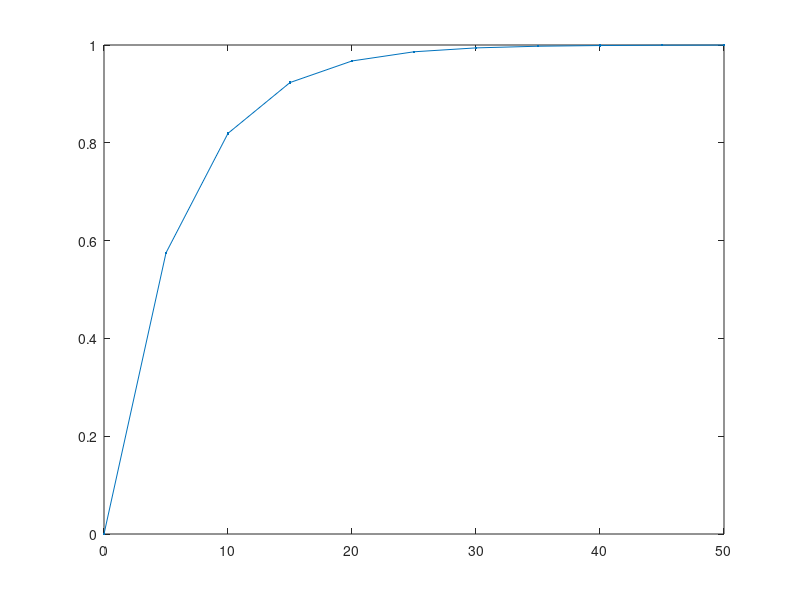

MATLAB code for this plot: (Note: this script raises an error after producing the figure.)
function DryingSimIR2022
%%
LengthDryer = 2.0;
p0 = 2.4*39e3/LengthDryer;
PostDryer = 0.02;
fig_out = 1;

%%
% mind the v_air -> maibe cancel front to back
% T pressambient
% T ambient
% air dryer
% reduing blanket temperature and hence evaporation rate
% evaporative cooling
% measure the cooling time constant of the blanket
% blanket h graph
% extend the thickness when dry
%%
% Absorbed Energy/Input Energy = 1 - exp( - Alpha*Percent Filling*Depth)
% Alpha=0.276 1/(%*u)
% Percent Filling=7% or 20%
% Depth = x
% X = Humidity_Ratio_PG: has temperature limitation
%%
tic;

%% Dryer Length


Width = 1;% m

% Power_Precentage = 100;%
%%
PercentFilling = 62;%%[7 20 500]

ReleaseThickness = 20;%um[50 5]
ReleaseLayersNumber = 1;%[2]
AbsorbingLayerThickness = 50;%um[150 50]
AbsorbingLayersNumber = 10;%[3 1]%50;
AboveFabricLayerThickness = 200;%[150]
AboveFabricLayersNumber = 1;
FabricLayerThickness = 150;%[100]
FabricLayersNumber = 1;
GripLayerThickness = 100;%[100]
GripLayersNumber = 1;

% p0 = 200e3;%kW/m2[200e3]
% LengthDryer = 1.045;%0.250*8;%

% p0 = 39e3 * Power_Precentage/100 /(0.5*Width)*2.6;%1.45;% [2/0.5 of m/m]3.250
%%
Te = 0.60;
%Rw = 0.15;
%Ew = 1 - Rw;
% A7p5um = 0.065/5 * 7.5;
% Ei = Ee * Ew * A7p5um;
% E_ti = 1 - A7p5um;
Rr = 0.05;
Tr = 1 - Rr;
% Eb_ti = Ee * Ew * E_ti;
Tb_tr = Te * Tr;

% Pi = Ei * P0;
Pi = 0;%
% Pb_ti = Eb_ti * P0;
pb_tr = Tb_tr * p0;


%%


% AreaCoverage_0 = 10;


AreaCoverage_PB(1) = 0;
AreaCoverage_PB(2) = 100;
AreaCoverage_PB(3) = 0;
AreaCoverage_PB(4) = 0;%100;%[0 100]
AreaCoverage_PB(5) = 50;%[50 50]
AreaCoverage_PB(6) = 0;%50;%[100 100]
AreaCoverage_PB(7) = 0;


TotalCoverage = sum(AreaCoverage_PB);

% Test_Time = (1.122+1.878)/Print_Speed;%10; % sec 1:0.2455, 2:

%% Test Matrix
TestNumber = fig_out;%604;
FigureNumber = TestNumber;
NumberOfIPUs = 7;
T_AirDryer = 300;%1200;%2150;%270;%
% ExtraDryerLength = 0.0;%1.80;%1.05;%2.05;%
% LengthDryer = 0.250*8+ExtraDryerLength;
T_IPU_All = 100;%70;%90;%165;%133;%200;%
T_Blanket0 = 68;%70;%80;%
Print_Speed_SPH = 6500;%13000;%10000;%
%%
% PercentFilling=7;%%[7,20]100500
% ReleaseThickness = 50;%um[50]
%%

% ReleaseThickness = 50;%um[50]

dzRelease = ReleaseThickness/ReleaseLayersNumber;
dzAbsorbing = AbsorbingLayerThickness/AbsorbingLayersNumber;
dzAboveFabric = AboveFabricLayerThickness/AboveFabricLayersNumber;
dzFabricLayer = FabricLayerThickness/FabricLayersNumber;
dzGripLayers = GripLayerThickness/GripLayersNumber;
%%
% CalculationLayerThickness_um = 50;%um[50,10]
% LayerThickness = CalculationLayerThickness_um*1e-6;
% dz0 = LayerThickness;%500e-6; %m
% z = (ReleaseThickness+AbsorbingLayerThickness+AboveFabricLayerThickness+...
%     FabricLayerThickness+GripLayerThickness)*1e-6;%500e-6;%1500e-6;%5000e-6; %m
% nz0 = int32(z/dz0); %ul

dz = [dzRelease*ones(ReleaseLayersNumber,1) ; ...
    dzAbsorbing*ones(AbsorbingLayersNumber,1) ; ...
    dzAboveFabric*ones(AboveFabricLayersNumber,1) ; ...
    dzFabricLayer*ones(FabricLayersNumber,1) ; ...
    dzGripLayers*ones(GripLayersNumber,1)]*1e-6;%dz0*ones(nz0,1); %m

Print_Speed = 1.7/6500*Print_Speed_SPH;
PostDryerLength = PostDryer;%0.375;%0;%0.9;%
Length = 0.375*NumberOfIPUs+LengthDryer+PostDryerLength;%-ExtraDryerLength+0.9;%0.375*4+LengthAirDryer+0.1;%Print_Speed * Test_Time; % m
if NumberOfIPUs == 4
    Length = Length + 0.125 + 1;%-ExtraDryerLength;
end


for idx = 1:7
PB_Start(idx) = (0.375*(idx-1)+0.2+0.175/2)/Length;
end

T_IR = 120;%25;% [120];
h_air_IR = 50;%
% q_radiation_Blanket = Pb_ti;%
q_radiation_Blanket = pb_tr;%
Q_radiation_Ink = Pi;%


% TestTitle = '10k 7C 250%:  ';


for idx=1:7
T_IPU (idx) = T_IPU_All;
end

h_IPU = 200;



for idx=1:7
    AirIPU_Start(idx) = (0.375*(idx-1)+0.2)/Length;
    AirIPU_end(idx) = (0.375*(idx-1)+0.2)/Length;
end



h_AirDryer = 200;

AirDryer_Start = 0.375*NumberOfIPUs/Length;
AirDryer_end = (0.375*NumberOfIPUs+LengthDryer)/Length*0;

Length_IR_Dryer = LengthDryer;
Radiation_start = 0.375*NumberOfIPUs/Length;
Radiation_end = (0.375*NumberOfIPUs+Length_IR_Dryer)/Length;
Rad_Ratio = 3/4;
Rad_Number = 1;
Rad_Length = Length_IR_Dryer*Rad_Ratio/Rad_Number;
IR_EffectiveLength = Rad_Ratio;
%%
% AirIPU_Start = (404+1200)/(1122+1878);
% %% 1 2 3 4
% N_IPU = 1;
% AirIPU_end = (404+1200+N_IPU*93-1)/(1122+1878);
% h_IPU = 100;%
% T_IPU = 150;

% LayerNumber = 2:(2+4);%2:(2+0);%8:(8+0);%2:(2+24);%8:(8+24);%
% LayerThickness = 50e-6;%20e-6;%
%%
% AbsorptionLayerStart = ReleaseThickness;%50;%um[50,20]
% AbsorptionLayerEnd = AbsorptionLayerStart + AbsorptionLayerThickness;%um
% NumberOfAbsorptionLayers = AbsorbingLayersNumber;%#
IndexOfFirstAbsorptionLayer = ReleaseLayersNumber + 1;%#
Alpha=0.276;%1/(%*u)[0.276]
for j=1:AbsorbingLayersNumber+1
    AbsorptionDepth = (j-1) * dzAbsorbing;%um
    AbsorbedEnergyDevidedByInputEnergy(j) = 1 - exp(-Alpha*PercentFilling/100*AbsorptionDepth);%%
end
AbsorptionPerLayer = diff(AbsorbedEnergyDevidedByInputEnergy);%%
LayerNumber = IndexOfFirstAbsorptionLayer:(IndexOfFirstAbsorptionLayer+AbsorbingLayersNumber-1);%
q_radiation_Layer = q_radiation_Blanket*AbsorptionPerLayer;
% figure(468);plot(LayerNumber,AbsorptionPerLayer,'.-');
figure(468);plot(linspace(0,AbsorbingLayerThickness,length(AbsorbedEnergyDevidedByInputEnergy)),AbsorbedEnergyDevidedByInputEnergy,'.-');

%%

HelpLayer = 10e-6;

%% 0.2 0.28 0.56

%%

% Test_Time = 1.122/Print_Speed;%10; % sec 1:0.2455, 2:
% Length_IR_Dryer = Length*(Radiation_end-Radiation_start);



%% Other Dryer Setup

%% 0 1.5
v_air = 0;%-Print_Speed;%1.5;%0;%1.5; % m/s

RH_ambient = 50; % %

T_Room_ambient = 25; % %

T_Press_Ambient = 45;%25;% [45];

h_air = 50;%[50];%50;%20;%0;%50;%50;%200;% [100]

%% 150 180 280 45
% T_air_Hot = 45;%T_ambient;%270;%25;%120;%100;%25;%250;%200;%40;%

%%

Tback = 60;%T_Blanket0+5;%T_Blanket0+15;%45;%T_Blanket0;

hback = 50;%50000;%

T_ink0 = 30;%85;%75;% C

Mw_water = 18.01528;

Mw_PG = 76.09;

L_Water = 2257e3;

L_PG = 914e3;

%% Print Setup

DropVolume = 6.25;%8.0;%11.0;%7.63;%7.04;%6.3;% % pL [6.3]

SolidsPercentages = 17;%25.8;%10.1;%27.8;%28.0;%99.9999;%99.9;%28;%10;%30;%99.9;%28;%10;%30;% % % [17]

PGPercentages = 16;%8;%35;%4.5;%15.6;%0;%0;%4.5;%35;%0;%15;%0;%4.5;%35;%0;%0;%15;% % % [16]

WaterPercentages = 100 - SolidsPercentages - PGPercentages; % %

ResolutionX = 600;%600;% dpi [600]

ResolutionY = 1200; % dpi [1200]

% dt = 1e-3; % sec

%% Blanket Setup

dlmax = 10e-3; %m

k0 = 0.2; %W/m-K
ro0 = 1100; %kg/m3
Cp0 = 1500; %J/kg-K

k_Solids = k0;
ro_Solids = ro0;
Cp_Solids = Cp0;

k_Water = 0.609;
ro_Water = 1000;
Cp_Water = 4184;

k_PG = 0.147;
ro_PG = 1040;
Cp_PG = 2500;

nz = length(dz); %ul

T_Blanket = T_Blanket0*ones(nz,1); %C

k = k0*ones(nz,1); %W/m-K
ro = ro0*ones(nz,1); %kg/m3
Cp = Cp0*ones(nz,1); %J/kg-K

Ch = ro.*Cp.*dz; %J/m2-K (Capacitance per unit area)
ih = dz./k; %(m2-K)/W


% W_Ink_0 = (DropVolume*1e-15)/((0.0254/ResolutionX)*(0.0254/ResolutionY))*(AreaCoverage/100);

time = Length / Print_Speed; % s


% dz_Ink_min = (DropVolume*1e-15)/((0.0254/ResolutionX)*(0.0254/ResolutionY))*(AreaCoverage/100)*(SolidsPercentages/100);
% k_Ink_ofMin = k_PG;
% ih_Ink_min = dz_Ink_min/k_Ink_ofMin;

tauu = Ch(2:nz)  .*(ih(2:nz)/2+ih(1:nz-1)/2); %s
taud = Ch(1:nz-1).*(ih(2:nz)/2+ih(1:nz-1)/2); %s

Nyquist = 2;
%%
%%%%%%%%%%%%%%%%%%%%%%%%%%%%%%%%%%%%%%%%%%%%%%%%%%%%%%%%%%%%%%%%%%%%%%%%%%%%%
% tau1min = Ch(1)*(ih(1)/2+ih_Ink_min/2); %s
% taunzmin = Ch(nz)*(ih(nz)/2+1/hback); %s
% ChInkmin = ro.*Cp.*dz_Ink_min;
% tauInkmin1 = ChInkmin*(ih(1)/2+ih_Ink_min/2); %s
% tauInkmin2 = ChInkmin*(1/h_air+ih_Ink_min/2); %s
% dtmin = min([tauInkmin1 ; tauInkmin2 ; tauu ; taud ; tau1min ; taunzmin]); %s
% dt = dtmin/(Nyquist*(1+10*eps)); %s
% dl = dt * Print_Speed; %m
% Nindlmax = ceil(dlmax/dl);
% dl = dlmax / Nindlmax;
% dt = dl / Print_Speed;
% au = dt./tauu; %ul
% ad = dt./taud; %ul
% anz = dt/taunzmin; %ul
%%%%%%%%%%%%%%%%%%%%%%%%%%%%%%%%%%%%%%%%%%%%%%%%%%%%%%%%%%%%%%%%%%%%%%%%%%%%%
% N_time = int32(time / dt);
%% Analysis

% W_Solids = ones(N_time+1,1)*(DropVolume*1e-15)/((0.0254/ResolutionX)*(0.0254/ResolutionY))*(AreaCoverage/100)*(SolidsPercentages/100);
% W_PG = zeros(N_time+1,1);
% W_Water = zeros(N_time+1,1);
% T_Ink = zeros(N_time+1,1);
% E_L = zeros(N_time+1,1);

% W_Solids(1) = (DropVolume*1e-15)/((0.0254/ResolutionX)*(0.0254/ResolutionY))*(AreaCoverage/100)*(SolidsPercentages/100);
% W_PG(1) = (DropVolume*1e-15)/((0.0254/ResolutionX)*(0.0254/ResolutionY))*(AreaCoverage/100)*(PGPercentages/100); % m
% W_Water(1) = (DropVolume*1e-15)/((0.0254/ResolutionX)*(0.0254/ResolutionY))*(AreaCoverage/100)*(WaterPercentages/100); % m
W_Solids_100 = (DropVolume*1e-15)/((0.0254/ResolutionX)*(0.0254/ResolutionY))*(SolidsPercentages/100);
W_PG_100 = (DropVolume*1e-15)/((0.0254/ResolutionX)*(0.0254/ResolutionY))*(PGPercentages/100); % m
W_Water_100 = (DropVolume*1e-15)/((0.0254/ResolutionX)*(0.0254/ResolutionY))*(WaterPercentages/100); % m

W_Solids(1) = HelpLayer;%W_Solids_100*(AreaCoverage_0/100);
W_PG(1) = 0;%W_PG_100*(AreaCoverage_0/100); % m
W_Water(1) = 0;%W_Water_100*(AreaCoverage_0/100); % m
T_Ink(1) = T_Blanket0;%T_ink0;%


for idx=1:7
W_PB(idx).Solids  = W_Solids_100*(AreaCoverage_PB(idx)/100);
W_PB(idx).PG = W_PG_100*(AreaCoverage_PB(idx)/100);
W_PB(idx).Water = W_Water_100*(AreaCoverage_PB(idx)/100);
end



% T_Boil_initial = T_Boil((PGPercentages/Mw_PG)/(PGPercentages/Mw_PG+WaterPercentages/Mw_water+eps))

X_air = Humidity_Ratio_Water(T_Room_ambient,RH_ambient); % kg/kg

Q_From_Dryer = 0;

han = waitbar(0,'0.00%','Name','Drying...  :-)');

timePass(1)=0;
% dt=dt0;
% while i<=N_time+1
i=2;
for idx = 1:7
    PB_Ready(idx) = true;
end
DemiLayer=true;

z_Wet_Initial = W_PG(1)+W_Water(1);

for idx=1:7
    z_Wet_Initial = z_Wet_Initial + W_PB(idx).PG + W_PB(idx).Water;
end

firstTimeInDryer = true;
%IRDryerON = false;

%T_Blanket_AirDryer_vector=[];
%q_Blanket_IRDryer = 0;



DoMagic(timePass, i, time, PB_Start ,W_Solids, W_PG, W_Water, k_Solids, k_PG, k_Water, Ch, ih, nz, hback, ro, Cp, h_air, tauu, taud, Nyquist, Print_Speed, dlmax, han, T_Ink, PGPercentages, WaterPercentages, v_air, X_air, Mw_PG, Mw_water, T_Blanket, Tback, Radiation_start, AirIPU_Start, AirIPU_end, h_IPU, T_IPU, ro_Solids, ro_PG, ro_Water, Cp_Solids, Cp_PG, Cp_Water, L_Water, L_PG, Q_From_Dryer, Width, AirDryer_Start, T_Press_Ambient, PB_Ready, AreaCoverage_PB, DemiLayer, W_PB, Radiation_end, firstTimeInDryer, LayerNumber, IndexOfFirstAbsorptionLayer, q_radiation_Layer, dzAbsorbing, h_air_IR, T_IR, AirDryer_end, Length, dz, FigureNumber, z_Wet_Initial, TotalCoverage, q_radiation_Blanket, AbsorbedEnergyDevidedByInputEnergy, IR_EffectiveLength, Length_IR_Dryer, LengthDryer, p0, TestNumber, T_ink0)

end

function DoMagic(timePass, i, time, PB_Start ,W_Solids, W_PG, W_Water, k_Solids, k_PG, k_Water, Ch, ih, nz, hback, ro, Cp, h_air, tauu, taud, Nyquist, Print_Speed, dlmax, han, T_Ink, PGPercentages, WaterPercentages, v_air, X_air, Mw_PG, Mw_water, T_Blanket, Tback, Radiation_start, AirIPU_Start, AirIPU_end, h_IPU, T_IPU, ro_Solids, ro_PG, ro_Water, Cp_Solids, Cp_PG, Cp_Water, L_Water, L_PG, Q_From_Dryer, Width, AirDryer_Start, T_Press_Ambient, PB_Ready, AreaCoverage_PB, DemiLayer, W_PB, Radiation_end, firstTimeInDryer, LayerNumber, IndexOfFirstAbsorptionLayer, q_radiation_Layer, dzAbsorbing, h_air_IR, T_IR, AirDryer_end, Length, dz, FigureNumber, z_Wet_Initial, TotalCoverage, q_radiation_Blanket, AbsorbedEnergyDevidedByInputEnergy, IR_EffectiveLength, Length_IR_Dryer, LengthDryer, p0, TestNumber, T_ink0)
T_Blanket_IRDryer_vector=[];
q_Blanket_AirDryer = 0;
T_InkPB(1) = T_ink0;
T_InkPB(2) = T_ink0;
T_InkPB(3) = T_ink0;
T_InkPB(4) = T_ink0;
T_InkPB(5) = T_ink0;
T_InkPB(6) = T_ink0;
T_InkPB(7) = T_ink0;

while timePass(i-1)<=time
    
    if timePass(i-1)>=PB_Start(1)*time && PB_Ready(1) && AreaCoverage_PB(1)>0
        [dz_Ink, T_Ink, W_Solids, W_PG, W_Water, DemiLayer, PB_Ready] = SetValues(1, i, DemiLayer, W_Solids, W_PG, W_Water, T_Ink, T_InkPB, W_PB, dz_Ink, PB_Ready, ro_Solids, Cp_Solids, ro_PG, Cp_PG, ro_Water, Cp_Water);
    elseif timePass(i-1)>=PB_Start(2)*time && PB_Ready(2) && AreaCoverage_PB(2)>0
        [dz_Ink, T_Ink, W_Solids, W_PG, W_Water, DemiLayer, PB_Ready] = SetValues(2, i, DemiLayer, W_Solids, W_PG, W_Water, T_Ink, T_InkPB, W_PB, dz_Ink, PB_Ready, ro_Solids, Cp_Solids, ro_PG, Cp_PG, ro_Water, Cp_Water);
    elseif timePass(i-1)>=PB_Start(3)*time && PB_Ready(3) && AreaCoverage_PB(3)>0
        [dz_Ink, T_Ink, W_Solids, W_PG, W_Water, DemiLayer, PB_Ready] = SetValues(3, i, DemiLayer, W_Solids, W_PG, W_Water, T_Ink, T_InkPB, W_PB, dz_Ink, PB_Ready, ro_Solids, Cp_Solids, ro_PG, Cp_PG, ro_Water, Cp_Water);
    elseif timePass(i-1)>=PB_Start(4)*time && PB_Ready(4) && AreaCoverage_PB(4)>0
        [dz_Ink, T_Ink, W_Solids, W_PG, W_Water, DemiLayer, PB_Ready] = SetValues(4, i, DemiLayer, W_Solids, W_PG, W_Water, T_Ink, T_InkPB, W_PB, dz_Ink, PB_Ready, ro_Solids, Cp_Solids, ro_PG, Cp_PG, ro_Water, Cp_Water);
    elseif timePass(i-1)>=PB_Start(5)*time && PB_Ready(5) && AreaCoverage_PB(5)>0
        [dz_Ink, T_Ink, W_Solids, W_PG, W_Water, DemiLayer, PB_Ready] = SetValues(5, i, DemiLayer, W_Solids, W_PG, W_Water, T_Ink, T_InkPB, W_PB, dz_Ink, PB_Ready, ro_Solids, Cp_Solids, ro_PG, Cp_PG, ro_Water, Cp_Water);
    elseif timePass(i-1)>=PB_Start(6)*time && PB_Ready(6) && AreaCoverage_PB(6)>0
        [dz_Ink, T_Ink, W_Solids, W_PG, W_Water, DemiLayer, PB_Ready] = SetValues(6, i, DemiLayer, W_Solids, W_PG, W_Water, T_Ink, T_InkPB, W_PB, dz_Ink, PB_Ready, ro_Solids, Cp_Solids, ro_PG, Cp_PG, ro_Water, Cp_Water);
    elseif timePass(i-1)>=PB_Start(7)*time && PB_Ready(7) && AreaCoverage_PB(7)>0
        [dz_Ink, T_Ink, W_Solids, W_PG, W_Water, DemiLayer, PB_Ready] = SetValues(7, i, DemiLayer, W_Solids, W_PG, W_Water, T_Ink, T_InkPB, W_PB, dz_Ink, PB_Ready, ro_Solids, Cp_Solids, ro_PG, Cp_PG, ro_Water, Cp_Water);
    end
        
    
    dz_Ink = (W_Solids(i-1)+W_PG(i-1)+W_Water(i-1));
    k_Ink = (W_Solids(i-1)*k_Solids+W_PG(i-1)*k_PG+W_Water(i-1)*k_Water)/dz_Ink;
    ih_Ink = dz_Ink/k_Ink;
    
    tau1min = Ch(1)*(ih(1)/2+ih_Ink/2); %s
    taunzmin = Ch(nz)*(ih(nz)/2+1/hback); %s
    ChInkmin = ro.*Cp.*dz_Ink;
    tauInkmin1 = ChInkmin*(ih(1)/2+ih_Ink/2); %s
    tauInkmin2 = ChInkmin*(1/h_air+ih_Ink/2); %s
    dtmin = min([tauInkmin1 ; tauInkmin2 ; tauu ; taud ; tau1min ; taunzmin]); %s
    
    dt = dtmin/(Nyquist*(1+10*eps)); %s
    dl = dt * Print_Speed; %m
    Nindlmax = ceil(dlmax/dl);
    dl = dlmax / Nindlmax;
    dt = dl / Print_Speed;
    
    au = dt./tauu; %ul
    ad = dt./taud; %ul
    anz = dt/taunzmin; %ul
%     
    timePass(i)=timePass(i-1)+dt;
    
% for i=2:N_time+1
    
%     ratio = double(i)/double(N_time);
    ratio = timePass(i-1)/time;
    
    if mod(ratio*1000,1)/10<0.1
        
        waitbar(ratio,han,[num2str(ratio*100,'%1.1f') '%']);
        
    end
%     s3=size(T_Ink(i-1))
    Xs_PG = Humidity_Ratio_PG(T_Ink(i-1),100,PGPercentages/(PGPercentages+WaterPercentages+eps));
    
    kgp = ( 25 + 19 * (v_air+Print_Speed)) / 3600; % kg/m^2-s
    
    mdot = kgp * ( Xs_PG - X_air ); % kg/m^2-s
    
    T_Boil_out = T_Boil((PGPercentages/Mw_PG)/(PGPercentages/Mw_PG+WaterPercentages/Mw_water+eps));
    
    VaporRatio_out = VaporRatio(T_Boil_out);
    
    mdot_PG = mdot*VaporRatio_out; % kg/m^2-s
    
    mdot_water = mdot*(1-VaporRatio_out); % kg/m^2-s
    
    if W_Water(i-1)>0
        
        W_Water(i) = W_Water(i-1) - mdot_water / ro_Water * dt; % m
        
        if W_Water(i) < 0
            
            W_Water(i) = 0;
            
        end
        
    else
        
        W_Water(i) = 0;
        
    end
    
    if W_PG(i-1)>0
        
        W_PG(i) = W_PG(i-1) - mdot_PG / ro_PG * dt; % m
        
        if W_PG(i) < 0
            
            W_PG(i) = 0;
            
        end
        
    else
        
        W_PG(i) = 0;
        
    end
    
    W_Solids(i) = W_Solids(i-1);
    
    
    PGPercentages = W_PG(i)/(W_PG(i)+W_Water(i)+W_Solids(i));
    
    WaterPercentages = W_Water(i)/(W_PG(i)+W_Water(i)+W_Solids(i));
    
    
    tau1 = Ch(1).*(ih(1)/2+ih_Ink/2); %s
    a1 = dt./tau1; %ul
    dT_Blanket = diff(T_Blanket(:,i-1));
    T_Blanket(:,i) = T_Blanket(:,i-1) + [a1.*(T_Ink(i-1)-T_Blanket(1,i-1)) ; -au.*dT_Blanket] + [ad.*dT_Blanket ; anz*(Tback-T_Blanket(nz,i-1))];
    %     T_Blanket(LayerNumber,i) = T_Blanket(LayerNumber,i) + Q_radiation/(Length*Width)*dt/(ro(LayerNumber).*Cp(LayerNumber).*dz(LayerNumber));
    ih_up = 1/h_air;
%     i>=round(Radiation_start*N_time) && i<round(Radiation_end*N_time)
    if timePass(i)>=(Radiation_start*time) && timePass(i)<(Radiation_end*time)
        if firstTimeInDryer
            DryerStartIndex = i;
            firstTimeInDryer = false;
        end
%         Rad_Length = Length_IR_Dryer*Rad_Ratio/Rad_Number
        T_Blanket(LayerNumber,i) = T_Blanket(LayerNumber,i) + (q_radiation_Layer(LayerNumber-IndexOfFirstAbsorptionLayer+1)*dt/(ro(1).*Cp(1).*dzAbsorbing*1e-6))';
%         T_Ink(i) = T_Ink(i) + (Q_radiation_Ink)/(Length_IR_Dryer*Width)*dt/(ro_Ink.*Cp_Ink.*dz_Ink);
        ih_up = 1/h_air_IR;
        T_air_Hot = T_IR;
        T_Blanket_IRDryer_vector = [T_Blanket_IRDryer_vector T_Blanket(1,i)];
        T_Blanket_IRDryer_mean = mean(T_Blanket_IRDryer_vector);
        q_Blanket_IRDryer = 1/ih_up*(T_air_Hot-T_Blanket_IRDryer_mean);
        IRDryerON = true;
    elseif timePass(i)>=(AirIPU_Start(1)*time) && timePass(i)<(AirIPU_end(1)*time)
        ih_up = 1/h_IPU;
        T_air_Hot = T_IPU(1);
    elseif timePass(i)>=(AirIPU_Start(2)*time) && timePass(i)<(AirIPU_end(2)*time)
        ih_up = 1/h_IPU;
        T_air_Hot = T_IPU(2);
    elseif timePass(i)>=(AirIPU_Start(3)*time) && timePass(i)<(AirIPU_end(3)*time)
        ih_up = 1/h_IPU;
        T_air_Hot = T_IPU(3);
    elseif timePass(i)>=(AirIPU_Start(4)*time) && timePass(i)<(AirIPU_end(4)*time)
        ih_up = 1/h_IPU;
        T_air_Hot = T_IPU(4);
    elseif timePass(i)>=(AirIPU_Start(5)*time) && timePass(i)<(AirIPU_end(5)*time)
        ih_up = 1/h_IPU;
        T_air_Hot = T_IPU(5);
    elseif timePass(i)>=(AirIPU_Start(6)*time) && timePass(i)<(AirIPU_end(6)*time)
        ih_up = 1/h_IPU;
        T_air_Hot = T_IPU(6);
    elseif timePass(i)>=(AirIPU_Start(7)*time) && timePass(i)<(AirIPU_end(7)*time)
        ih_up = 1/h_IPU;
        T_air_Hot = T_IPU(7);
    elseif timePass(i)>=(AirDryer_Start*time) && timePass(i)<(AirDryer_end*time)
        if firstTimeInDryer
            DryerStartIndex = i;
            firstTimeInDryer = false;
        end
        ih_up = 1/h_AirDryer;
        T_air_Hot = T_AirDryer;
        T_Blanket_AirDryer_vector = [T_Blanket_AirDryer_vector T_Blanket(1,i)];
        T_Blanket_AirDryer_mean = mean(T_Blanket_AirDryer_vector);
        q_Blanket_AirDryer = 1/ih_up*(T_air_Hot-T_Blanket_AirDryer_mean);
    else
        T_air_Hot = T_Press_Ambient;
    end
    
    ro_Ink = (W_Solids(i-1)*ro_Solids+W_PG(i-1)*ro_PG+W_Water(i-1)*ro_Water)/dz_Ink;
    Cp_Ink = (W_Solids(i-1)*Cp_Solids+W_PG(i-1)*Cp_PG+W_Water(i-1)*Cp_Water)/dz_Ink;
    Ch_Ink = ro_Ink.*Cp_Ink.*dz_Ink;
    tau_Ink = Ch_Ink.*(ih(1)/2+ih_Ink/2);
    a_Ink = dt./tau_Ink; %ul
%     ih_up = 1/h_air;
    %         if i>=round(Air_Start*N_time) && i<round(Air_end*N_time)
    %     ih_up = 1/h_IPU;
    %     T_air_Hot = T_IPU;
    %         else
    %     T_air_Hot = T_Press_Ambient;
    %     end;
    
    %     ih_up
    %     ih_Ink
    tau_Ink_up = Ch_Ink.*(ih_up+ih_Ink/2); %s
    a_Ink_up = dt./tau_Ink_up; %ul
    
    T_Ink(i) = T_Ink(i-1) + a_Ink.*(T_Blanket(1,i-1)-T_Ink(i-1))...
        - (W_Water(i-1)-W_Water(i))*L_Water/Cp_Ink/dz_Ink...
        - (W_PG(i-1)-W_PG(i))*L_PG/Cp_Ink/dz_Ink + a_Ink_up*(T_air_Hot-T_Ink(i-1));
    
    q_L (i) = (W_Water(i-1)-W_Water(i))*ro_Water*L_Water...
        + (W_PG(i-1)-W_PG(i))*ro_PG*L_PG;
    
    Q_From_Dryer = Q_From_Dryer + h_air * (T_air_Hot-T_Ink(i-1)) * Width * Print_Speed * dt;
i=i+1;
end

delete(han);

if DemiLayer
W_Solids = W_Solids - W_Solids(1);
end

% Q_L = ((W_Water(1)-W_Water(end))*ro_Water*L_Water + (W_PG(1)-W_PG(end))*ro_PG*L_PG)
% sum(q_L)
%% Print results

% Power = Width*Print_Speed/time*(dt)^2*sum(q_L)/1000

Time_Vector_Temp = linspace(0,time,length(W_Solids));

Length_vector = Print_Speed * Time_Vector_Temp;

% figure(1);plot(Length_vector,(W_Solids+W_PG+W_Water)*1e6,'.-');
% figure(11);plot(linspace(0,time,length(W_Solids)),(W_Solids+W_PG+W_Water)*1e6,'.-');
% 
% xlim([Length_vector(1) Length_vector(end)]);
% xlim([Time_Vector_Temp(1) Time_Vector_Temp(end)]);
% ylim([0,max((W_Solids+W_PG+W_Water)*1e6*1.1)]);
% 
% xlabel('Time (sec)');
% 
% ylabel('Ink Thickness (um)');

% title('Drying');

Power = cumsum(q_L)*Width*Length/1000;
% Q = Power(end)
% figure(3);plot(linspace(0,time,length(W_Solids)),Power,'.-');
% 
% % xlim([Length_vector(1) Length_vector(end)]);
% xlim([Time_Vector_Temp(1) Time_Vector_Temp(end)]);
% ylim([0,max(Power)*1.1]);
% ylabel('Cumulative Power (kW)');
% xlabel('Time (sec)');


% figure(2);plot(Length_vector,(W_Solids+W_PG+W_Water)*1e6,'.-',Length_vector,(W_Solids+W_PG)*1e6,'.-',Length_vector,W_Solids*1e6,'.-');
%
% ylim([0,max((W_Solids+W_PG+W_Water)*1e6*1.1)]);
%
% figure(3);semilogy(Length_vector,(W_Water)*1e6,'.-');
%
% ylim([0,max((W_Solids+W_PG+W_Water)*1e6*1.1)]);

% Total_Time = double(N_time)*dt;
Depth = [0 ; cumsum(dz)];% ; sum(dz)+100e-6];%;%-dz0/2;
% Depth = Depth(end:-1:1);
% TimeVector = 0:dt:Total_Time;
TimeVector = timePass;
LengthVector = TimeVector * Print_Speed;

% Tmax = max(max(T_Blanket))
T_plot = [T_Blanket ; T_Ink];
% T_plot = T_plot;%(end:-1:1,:);
Depth_plot = -Depth*1000;%(end:-1:1)*1000;

figure(FigureNumber);
subplot(3,1,3);
% imagesc(LengthVector,Depth*1000,T_Blanket);
surf(LengthVector,Depth_plot,T_plot);
caxis([min(min(T_Blanket)) max(max(T_Blanket))]);
xlim([LengthVector(1) LengthVector(end)]);
ylim([Depth_plot(end) Depth_plot(1)]);
shading flat;
view(2);
% imagesc(T_Blanket);
xlabel('Dryer Length (m)');
ylabel('Blanket Thickness (um)');


subplot(3,1,2);
% plot(LengthVector,T_Blanket(1,:),'.-');
plot(LengthVector,T_Ink,'.-');
xlim([LengthVector(1) LengthVector(end)]);
xlabel('Dryer Length (m)');
ylabel('Ink Temperature (C)');

TinkEND = T_Ink(end);

z_Water_Initial = W_Water(1);
z_PG_Initial = W_PG(1);

for idx =1:7
    z_Water_Initial = z_Water_Initial + W_PB(idx).Water;
    z_PG_Initial = z_PG_Initial + W_PB(idx).PG;
end


WaterInLiquid = W_Water./(W_PG+W_Water)*100;
z_Wet_finals = W_PG+W_Water;

DriedLiquid = (1-z_Wet_finals/z_Wet_Initial)*TotalCoverage;
DriedWater = (1-W_Water(end)/z_Water_Initial)*100;%%
DriedPG = (1-W_PG(end)/z_PG_Initial)*100;%%
%% Power calculation
% Q_AirDryerBlanket = h_AirDryer*(T_Dryer-T_Blanket) *Width*LengthAirDryer
Q_IRDryer = IRDryerON*(q_radiation_Blanket*AbsorbedEnergyDevidedByInputEnergy(end)*IR_EffectiveLength+q_Blanket_IRDryer)*Width*Length_IR_Dryer*1e-3;
Q_AirDryer = q_Blanket_AirDryer*Width*LengthDryer*1e-3;
%%
Q_IR_Wall = p0/1000*Width*Length_IR_Dryer;
PowerDisplay=['Q_IRDryer=' num2str(Q_IRDryer,'%1.0f') 'kW ; Q_AirDryer=' num2str(Q_AirDryer,'%1.0f') 'kW ; Q_IR_Wall=' num2str(Q_IR_Wall,'%1.0f') 'kW'];
ToDisplay = ['Test Number=' num2str(TestNumber,'%1.0f') ' ; DriedWater=' num2str(DriedWater,'%1.0f') '% ; DriedPG=' num2str(DriedPG,'%1.0f') '% ; T final=' num2str(TinkEND,'%1.0f') 'C ; IPU=' num2str(DriedLiquid(DryerStartIndex),'%1.0f') '% ; Total=' num2str(DriedLiquid(end),'%1.0f') '%'];

subplot(3,1,1);plot(LengthVector,(W_Solids+W_PG+W_Water)*1e6,'.-');
% figure(31);plot(LengthVector,(W_Solids+W_PG+W_Water)*1e6,'.-');
xlim([LengthVector(1) LengthVector(end)]);
xlabel('Dryer Length (m)');
ylabel('Ink Thickness (um)');
% ylim([0 max((W_Solids+W_PG+W_Water)*1e6)]);
ylim([0 max((W_Solids+W_PG+W_Water)*1e6+eps)]);
title(ToDisplay);
%%
disp([ToDisplay ' ; ' PowerDisplay]);
%%

% figure(41);plot(LengthVector,DriedLiquid,'.-',LengthVector,WaterInLiquid,'.-');
% xlim([LengthVector(1) LengthVector(end)]);
% ylim([0 TotalCoverage]);
% xlabel('Dryer Length (m)');
% ylabel('Dried Liq. [Bl] & Water/Liq. [Gr] (%)');
% title(['Dried liquid = ' num2str(DriedLiquid(end),'%1.1f') '% ; Water in liquid = ' num2str(WaterInLiquid(1),'%1.1f') '%']);


%% Outputs
% disp(['T_final=' num2str(TinkEND,'%1.1f') 'C']);
% disp(['Test_Number=' num2str(TestNumber,'%1.0f') ' ; T_final=' num2str(TinkEND,'%1.1f') 'C ; IPU=' num2str(DriedLiquid(DryerStartIndex),'%1.0f') '% ; Total=' num2str(DriedLiquid(end),'%1.0f') '%']);
%%
% Tbup = T_Blanket(1,end);
% Tbdo = T_Blanket(end,end);
% Q_From_Dryer_kW = Q_From_Dryer/1000;
% Q_To_Blanket_kW = ro0*Width*z*Print_Speed*Cp0*(T_Ink(end)-T_Ink(1))/1000;
% Q_To_Ink_kW = ro_Ink*Width*dz_Ink*Print_Speed*Cp_Ink*(mean(T_Blanket(:,end))-mean(T_Blanket(:,1)))/1000;

% close Figure(468);

toc;

end


function [dz_Ink, T_Ink, W_Solids, W_PG, W_Water, DemiLayer, PB_Ready] = SetValues(idx, i, DemiLayer, W_Solids, W_PG, W_Water, T_Ink, T_InkPB, W_PB, dz_Ink, PB_Ready, ro_Solids, Cp_Solids, ro_PG, Cp_PG, ro_Water, Cp_Water)
    if ~DemiLayer
        dz_Ink = (W_Solids(i-1)+W_PG(i-1)+W_Water(i-1));
        T_Ink(i-1) = (T_Ink(i-1)*(ro_Solids*Cp_Solids*W_Solids(i-1)+ro_PG*Cp_PG*W_PG(i-1)+ro_Water*Cp_Water*W_Water(i-1))+...
                      T_InkPB(idx)*(ro_Solids*Cp_Solids*W_PB(idx).Solids+ro_PG*Cp_PG*W_PB(idx).PG+ro_Water*Cp_Water*W_PB(idx).Water))/...
                     (ro_Solids*Cp_Solids*W_Solids(i-1)+ro_PG*Cp_PG*W_PG(i-1)+ro_Water*Cp_Water*W_Water(i-1)+...
                      ro_Solids*Cp_Solids*W_PB(idx).Solids+ro_PG*Cp_PG*W_PB(idx).PG+ro_Water*Cp_Water*W_PB(idx).Water);
        W_Solids(i-1) = W_Solids(i-1) + W_PB(idx).Solids;
        W_PG(i-1) = W_PG(i-1) + W_PB(idx).PG;
        W_Water(i-1) = W_Water(i-1) + W_PB(idx).Water;
    else
        T_Ink(i-1)=T_InkPB(idx);
        W_Solids(1:i-1) = 0;%W_Solids(i-1) + W_SolidsPB1;
        W_Solids(i-1) = W_Solids(i-1) + W_PB(idx).Solids;
        W_PG(i-1) = W_PG(i-1) + W_PB(idx).PG;
        W_Water(i-1) = W_Water(i-1) + W_PB(idx).Water;
        DemiLayer=false;
    end
    PB_Ready(idx) = false;

end

function X = Humidity_Ratio_Water(Temperature,RH)

Pa = 101325;% Pa

Pw = ((0.0506)+exp(20.386-5132/(273.15+Temperature))*133.322368); % Pa

X = 0.62198 * (RH/100)*Pw / (Pa - (RH/100)*Pw); % kg/kg

end

function X = Humidity_Ratio_PG(Tin,RH,PGinW)

Pa = 740;% Torr

T = ([32 40:20:400]-32)*(5/9);

PG = [0 40 60 70 75 80 85 90 95 96 97 98 99 100.1]/100;

i_PG = find((PGinW-PG)<0,1) - 1;

P(1,:) = [4.5 6.2 14 26 49 90 160 250 390 600 850 1 1 1 1 1 1 1 1 1];
P(2,:) = [3.9 5.5 12 23 42 78 140 220 340 520 760 1 1 1 1 1 1 1 1 1];
P(3,:) = [3.5 5 10 20 37 70 120 200 300 480 690 1000 1 1 1 1 1 1 1 1];
P(4,:) = [2.9 4.1 8.8 17 32 60 100 170 270 410 600 900 1 1 1 1 1 1 1 1];
P(5,:) = [2.6 3.6 7.7 16 29 54 90 160 240 380 550 800 1 1 1 1 1 1 1 1];
P(6,:) = [2.2 3.1 6.7 14 26 48 80 145 220 340 500 750 1 1 1 1 1 1 1 1];
P(7,:) = [1.7 2.4 5.2 11 20 38 65 120 170 270 400 600 850 1 1 1 1 1 1 1];
P(8,:) = [1 1.8 3.9 8 16 28 50 83 140 220 320 480 680 900 1 1 1 1 1 1];
P(9,:) = [1 1 2 4.3 8.4 16 28 49 78 140 190 300 440 580 810 1 1 1 1 1];
P(10,:) = [1 1 1.6 3.3 6.7 14 23 40 63 110 170 250 370 500 705 1000 1 1 1 1];
P(11,:) = [1 1 1 2.3 4.6 9 17 29 49 80 140 200 300 410 595 830 1 1 1 1];
P(12,:) = [1 1 1 1 3 6.1 12 21 37 60 97 165 230 330 490 700 960 1 1 1];
P(13,:) = [1 1 1 1 1.8 3.9 7.1 14 23 40 64 110 165 240 350 500 690 950 1 1];
P(14,:) = [1 1 1 1 1 1 2.5 5 9.1 18 29 50 82 140 200 300 420 630 900 1];

P1 = P(i_PG,:);
P2 = P(i_PG+1,:);

log10P1 = log10(P1);
log10P2 = log10(P2);

% Tin
i = find((Tin-T)<0,1) - 1;
% Tin

% s1=size((T(i+1)-Tin))
% s2=size(log10P1(i))
% s3=size(Tin-T(i))
% s4=size(log10P1(i+1))

log10P1out = ((T(i+1)-Tin)*log10P1(i)+(Tin-T(i))*log10P1(i+1))...
    /(T(i+1)-T(i));

log10P2out = ((T(i+1)-Tin)*log10P2(i)+(Tin-T(i))*log10P2(i+1))...
    /(T(i+1)-T(i));

log10Pout = ((PG(i_PG+1)-PGinW)*log10P1out+(PGinW-PG(i_PG))*log10P2out)...
    /(PG(i_PG+1)-PG(i_PG));

P1test = P1(i);
P2test = P2(i);
Pw1 = 10^log10P1out;
Pw2 = 10^log10P2out;

Pw = 10^log10Pout;

Mw_water = 18.01528;
Mw_PG = 76.09;
Mw_dryAir = 29;
% PGinW=0;
X = (Mw_water*(1-PGinW)+Mw_PG*PGinW)/Mw_dryAir * (RH/100)*Pw / (Pa - (RH/100)*Pw); % kg/kg

end

function T_Boil = T_Boil(HumectantsPercentage)

R_Liquid = [0 0.1 0.2 0.3 0.4 0.5 0.6 0.7 0.8 0.9 1];

T_Boil_Liquid = [100 103 106 108 112 117 122 131 142 158 188];

if HumectantsPercentage < R_Liquid(end)
    
    Ind_min_R_Liquid = find((HumectantsPercentage-R_Liquid)<0,1) - 1;
    
    T_Boil = ((R_Liquid(Ind_min_R_Liquid+1)-HumectantsPercentage)*T_Boil_Liquid(Ind_min_R_Liquid)...
        +(HumectantsPercentage-R_Liquid(Ind_min_R_Liquid))*T_Boil_Liquid(Ind_min_R_Liquid+1))...
        /(R_Liquid(Ind_min_R_Liquid+1)-R_Liquid(Ind_min_R_Liquid));
    
elseif HumectantsPercentage >= R_Liquid(end)
    
    T_Boil = T_Boil_Liquid(end);
    
end

end

function VaporRatio = VaporRatio(T_Boil)

T_Boil_Liquid = [100 131 145 154 161 167 171 176 180 184 188];

VaporRatio_Vapor = [0 0.1 0.2 0.3 0.4 0.5 0.6 0.7 0.8 0.9 1];

if T_Boil < T_Boil_Liquid(end)
    
    Ind_min_T_Boil_Liquid = find((T_Boil-T_Boil_Liquid)<0,1) - 1;
    
    VaporRatio = ((T_Boil_Liquid(Ind_min_T_Boil_Liquid+1)-T_Boil)*VaporRatio_Vapor(Ind_min_T_Boil_Liquid)...
        +(T_Boil-T_Boil_Liquid(Ind_min_T_Boil_Liquid))*VaporRatio_Vapor(Ind_min_T_Boil_Liquid+1))...
        /(T_Boil_Liquid(Ind_min_T_Boil_Liquid+1)-T_Boil_Liquid(Ind_min_T_Boil_Liquid));
    
elseif T_Boil == T_Boil_Liquid(end)
    
    VaporRatio = VaporRatio_Vapor(end);
    
end

end

